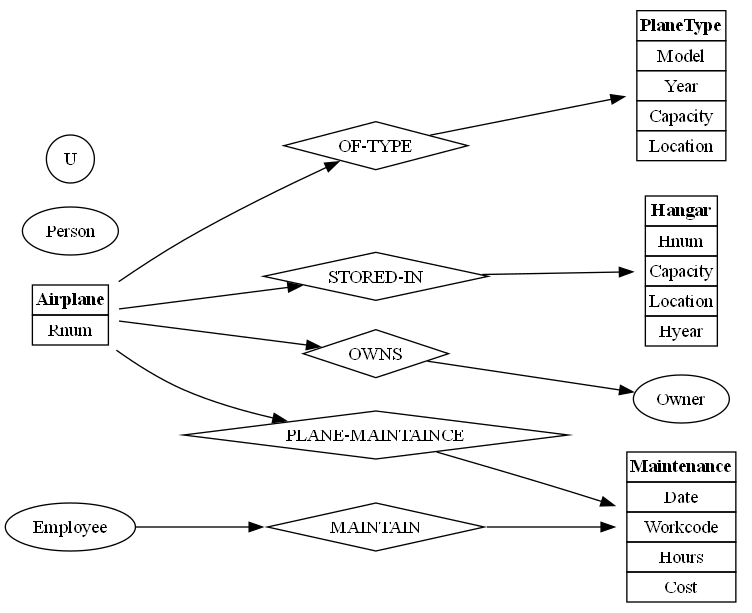

The Python source for this figure:
# Author: Alec Krsek
# Description: This script generates an ER diagram for the database schema

from graphviz import Digraph


diagram = Digraph("Aiport EER Diagram", format="png")
diagram.attr(rankdir="TB")

# Entities with their attributes
entities = {
    "Airplane": ["Rnum"],
    "PlaneType": ["Model", "Year", "Capacity", "Location"],
    "Hangar": ["Hnum", "Capacity", "Location", "Hyear"],
    "Maintenance": ["Date", "Workcode", "Hours", "Cost"],
    "Owner": [],

}

# Loop to add the entities to the diagram
for entity, attributes in entities.items():
    label = f"<<TABLE BORDER='0' CELLBORDER='1' CELLSPACING='0'>"
    label += f"<TR><TD COLSPAN='1'><B>{entity}</B></TD></TR>"
    for attr in attributes:
        label += f"<TR><TD>{attr}</TD></TR>"
    label += "</TABLE>>"
    diagram.node(entity, label=label, shape="plaintext")


# Relationships
relationships = {
    "OF-TYPE": ("Airplane", "PlaneType"),
    "STORED-IN": ("Airplane", "Hangar"),
    "OWNS": ("Airplane", "Owner"),
    "MAINTAIN":("Employee", "Maintenance"),
    "PLANE-MAINTAINCE": ("Airplane", "Maintenance"),

}

# Add relationships to the diagram
for rel, (from_ent, to_ent), in relationships.items():
    diagram.node(rel, rel, shape="diamond")
    diagram.edge(from_ent, rel)
    diagram.edge(rel, to_ent)

# Specializations and Generalizations
diagram.node("Person", "Person", shape="ellipse")

# Unions
diagram.node("OwnerUnion", "U", shape="circle")

# Add the diagram to the file
file_path = "eer-diagram"
diagram.render(file_path, cleanup=True)
